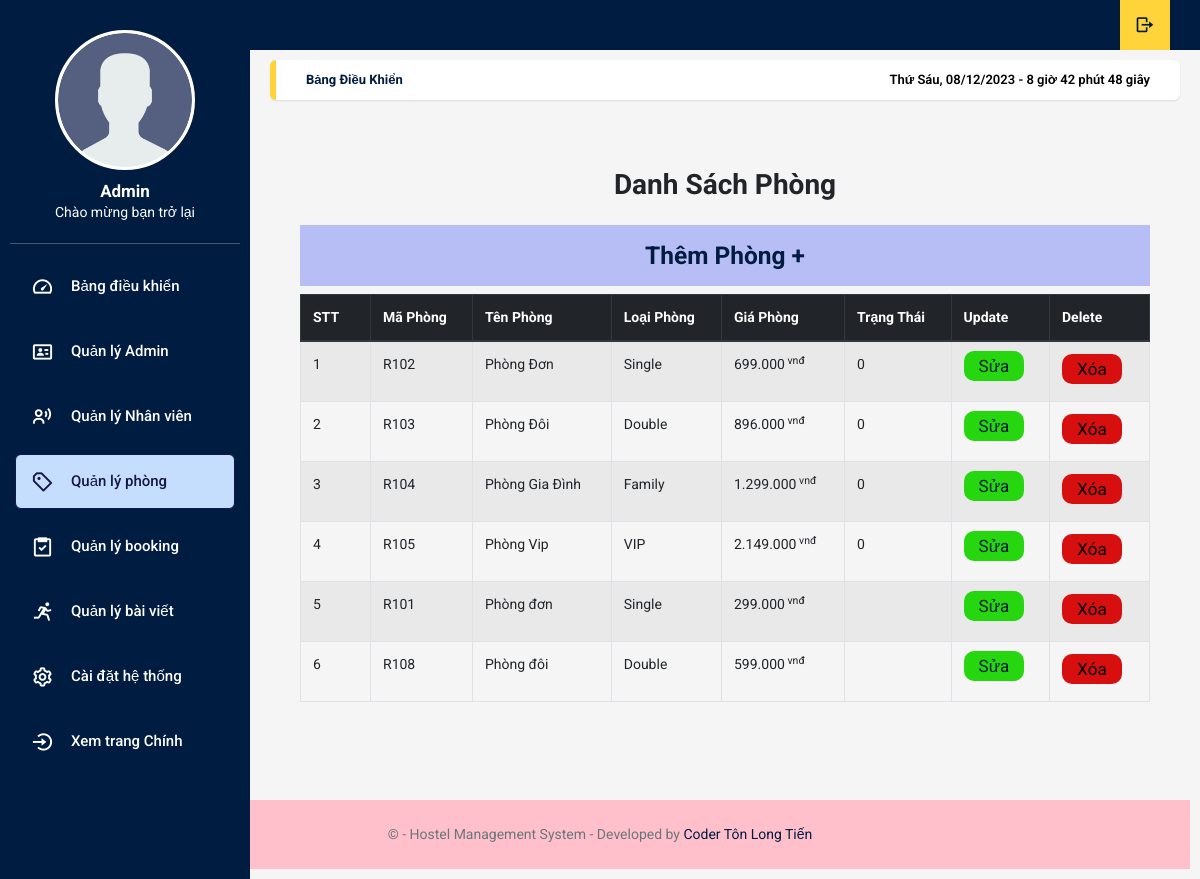
Screenshot of /admin/index.php?controller=quanlyroom with the database file from the repository.
### tables this page shows
CREATE TABLE `room` (
  `id` int(50) NOT NULL,
  `maPhong` varchar(11) NOT NULL,
  `tenPhong` varchar(100) NOT NULL,
  `img` varchar(100) NOT NULL,
  `loaiPhong` varchar(50) NOT NULL,
  `giaPhong` int(11) NOT NULL,
  `tThai` varchar(100) NOT NULL
);

### admin/pages/quanlyroom/index.php (the view, shortened to what this page needs)
<div class="container-fluid pt-5">
    <div class="text-center mb-4">
        <h2 class="section-title px-5"><span class="px-2">Danh Sách Phòng</span></h2>
    </div>
    <div class="container-fluid">
        <h3 class="bg-info p-3 text-center"><a href="/admin/index.php?controller=quanlyroom&action=add-room">Thêm Phòng +</a></h3>
    </div>
    <div class="container-fluid table-responsive-lg">
        <table class="table table-bordered table-striped table-hover">
            <thead class="thead-dark">
                <tr>
                    <th scope="col" style="width: 70px;">STT</th>
                    <th scope="col">Mã Phòng</th>
                    <th scope="col">Tên Phòng</th>
                    <th scope="col">Loại Phòng</th>
                    <th scope="col">Giá Phòng</th>
                    <th scope="col">Trạng Thái</th>
                    <th scope="col">Update</th>
                    <th scope="col">Delete</th>
                </tr>
            </thead>
            <tbody>
                <?php
                $i = "1";
                $sql = "SELECT * FROM room";
                $result = getData($sql);
                foreach ($result as $row) {
                    echo ' <tr>
                                <td>' . $i . '</td>
                                <td>' . $row['maPhong'] . '</td>
                                <td>' . $row['tenPhong'] . '</td>
                                <td>' . $row['loaiPhong'] . '</td>
                                <td>' . currency_format($row['giaPhong']) . '</td>
                                <td>' . $row['tThai'] . '</td>
                                <td><a class="sua" href="/admin/index.php?controller=quanlyroom&action=updateroom&maphong='.$row['maPhong'].'">Sửa</a></td>
                                <td style="width: 100px;">
                                    <form onSubmit="return xoa()" action="" method="post">
                                        <input type="hidden" name="maphong"  value="' . $row['maPhong'] . '">
                                        <input type="submit" name="delete" value="Xóa" class="xoa border-0" >
                                    </form>
                                </td>
                            </tr>';
                    $i++;
                }
                ?>
            </tbody>
        </table>
    </div>
</div>

### dao/pdo.php (shortened to what this page needs)
<?php
function getData($sql)
{
    $conn = connect_pdo();
    $stmt = $conn->prepare($sql);
    $stmt->execute();
    $result = $stmt->fetchAll();
    return $result;
}
if (!function_exists('currency_format')) {
    function currency_format($number, $suffix = ' vnđ') {
        if (!empty($number)) {
            return number_format($number, 0, ',', '.') . "<sup>{$suffix}</sup>";
        }
    }
}

### admin/content-admin/css/style.css (style rules this page uses)
.xoa { font-size: 17px; border-radius: 10px; width: 60px; height: 30px; background-color: rgb(215, 15, 15); }
.sua { font-size: 17px; border-radius: 10px; padding: 5px 15px; background-color: rgb(38, 215, 15); }

### content/css/login_re.css (style rules this page uses)
:root { --primary-color: #FFC0CB; --primary-yeloww:#D69C52; }

### rows the page displays
room: maPhong "R102", tenPhong "Phòng Đơn", loaiPhong "Single", giaPhong "699.000", tThai "0"
room: maPhong "R103", tenPhong "Phòng Đôi", loaiPhong "Double", giaPhong "896.000", tThai "0"
room: maPhong "R104", tenPhong "Phòng Gia Đình", loaiPhong "Family", giaPhong "1.299.000", tThai "0"
room: maPhong "R105", tenPhong "Phòng Vip", loaiPhong "VIP", giaPhong "2.149.000", tThai "0"
room: maPhong "R101", tenPhong "Phòng đơn", loaiPhong "Single", giaPhong "299.000"
room: maPhong "R108", tenPhong "Phòng đôi", loaiPhong "Double", giaPhong "599.000"

### other values shown
$name "Admin"
